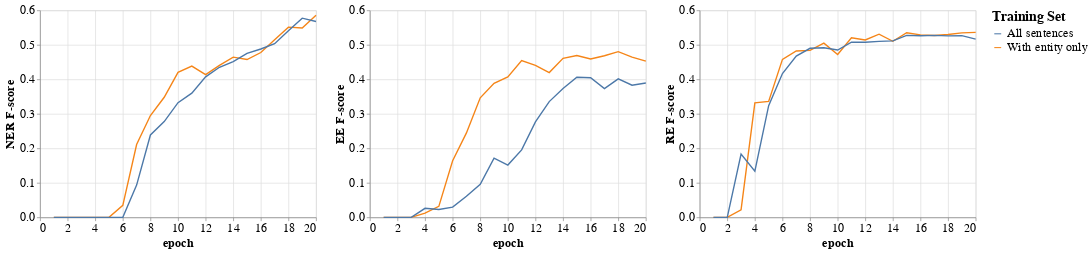

Here is the notebook cell this chart was saved with:
### Code cell
te_results_df = results_df[results_df["method"].isin(["KPM", "KPM*"])].copy()
te_results_df["method"] = te_results_df["method"].map({"KPM": "All sentences", "KPM*": "With entity only"})

ner_f1 = alt.Chart(te_results_df).mark_line().encode(
    x="epoch:Q",
    y=alt.Y("f1_ner:Q", title="NER F-score", scale=alt.Scale(domain=[0, 0.6])),
    color=alt.Color("method:N", title="Training Set")
)

term_f1 = alt.Chart(te_results_df).mark_line().encode(
    x="epoch:Q",
    y=alt.Y("f1_term:Q", title="EE F-score", scale=alt.Scale(domain=[0, 0.6])),
    color=alt.Color("method:N", title="Training Set")
)

rel_f1 = alt.Chart(te_results_df).mark_line().encode(
    x="epoch:Q",
    y=alt.Y("f1_rel:Q", title="RE F-score", scale=alt.Scale(domain=[0, 0.6])),
    color=alt.Color("method:N", title="Training Set")
)

all_charts = ner_f1 | term_f1 | rel_f1

all_charts.configure_axis(
    titleFont="Times New Roman",
    titleFontSize=18,
    labelFont="Times New Roman",
    labelFontSize=18
).configure_legend(
    titleFont="Times New Roman",
    titleFontSize=20,
    labelFont="Times New Roman",
    labelFontSize=18
)

### Figure 1 — Vega-Lite specification as saved in the notebook (floating-point values rounded to 4 significant figures)
{"config": {"view": {"continuousWidth": 400, "continuousHeight": 300}, "axis": {"labelFont": "Times New Roman", "labelFontSize": 18, "titleFont": "Times New Roman", "titleFontSize": 18}, "legend": {"labelFont": "Times New Roman", "labelFontSize": 18, "titleFont": "Times New Roman", "titleFontSize": 20}}, "hconcat": [{"mark": "line", "encoding": {"color": {"type": "nominal", "field": "method", "title": "Training Set"}, "x": {"type": "quantitative", "field": "epoch"}, "y": {"type": "quantitative", "field": "f1_ner", "scale": {"domain": [0, 0.6]}, "title": "NER F-score"}}}, {"mark": "line", "encoding": {"color": {"type": "nominal", "field": "method", "title": "Training Set"}, "x": {"type": "quantitative", "field": "epoch"}, "y": {"type": "quantitative", "field": "f1_term", "scale": {"domain": [0, 0.6]}, "title": "EE F-score"}}}, {"mark": "line", "encoding": {"color": {"type": "nominal", "field": "method", "title": "Training Set"}, "x": {"type": "quantitative", "field": "epoch"}, "y": {"type": "quantitative", "field": "f1_rel", "scale": {"domain": [0, 0.6]}, "title": "RE F-score"}}}], "data": {"name": "data-1e9ecb5697c5ac9bc28637dbf161d151"}, "$schema": "https://vega.github.io/schema/vega-lite/v4.8.1.json", "datasets": {"data-1e9ecb5697c5ac9bc28637dbf161d151": [{"val_loss": 15.3, "val_crf_ner_loss": 10.18, "val_crf_term_loss": 4.664, "val_cls_rel_loss": 0.4553, "loss": 13.77, "crf_ner_loss": 9.442, "crf_term_loss": 3.893, "cls_rel_loss": 0.439, "f1_ner": 0.0, "f1_term": 0.0, "f1_rel": 0.0, "epoch": 1, "method": "With entity only"}, {"val_loss": 15.09, "val_crf_ner_loss": 10.04, "val_crf_term_loss": 4.624, "val_cls_rel_loss": 0.4217, "loss": 14.39, "crf_ner_loss": 9.722, "crf_term_loss": 4.309, "cls_rel_loss": 0.3604, "f1_ner": 0.0, "f1_term": 0.0, "f1_rel": 0.0, "epoch": 2, "method": "With entity only"}, {"val_loss": 14.87, "val_crf_ner_loss": 9.945, "val_crf_term_loss": 4.53, "val_cls_rel_loss": 0.3932, "loss": 12.41, "crf_ner_loss": 8.338, "crf_term_loss": 3.782, "cls_rel_loss": 0.2947, "f1_ner": 0.0, "f1_term": 0.0, "f1_rel": 0.02193, "epoch": 3, "method": "With entity only"}, {"val_loss": 14.64, "val_crf_ner_loss": 9.838, "val_crf_term_loss": 4.464, "val_cls_rel_loss": 0.3422, "loss": 12.45, "crf_ner_loss": 8.426, "crf_term_loss": 3.728, "cls_rel_loss": 0.2982, "f1_ner": 0.0, "f1_term": 0.01237, "f1_rel": 0.332, "epoch": 4, "method": "With entity only"}, {"val_loss": 14.48, "val_crf_ner_loss": 9.733, "val_crf_term_loss": 4.437, "val_cls_rel_loss": 0.3132, "loss": 12.6, "crf_ner_loss": 8.551, "crf_term_loss": 3.791, "cls_rel_loss": 0.2572, "f1_ner": 0.0, "f1_term": 0.03186, "f1_rel": 0.336, "epoch": 5, "method": "With entity only"}, {"val_loss": 14.29, "val_crf_ner_loss": 9.629, "val_crf_term_loss": 4.376, "val_cls_rel_loss": 0.2803, "loss": 11.8, "crf_ner_loss": 8.021, "crf_term_loss": 3.539, "cls_rel_loss": 0.2421, "f1_ner": 0.0349, "f1_term": 0.1642, "f1_rel": 0.458, "epoch": 6, "method": "With entity only"}, {"val_loss": 14.19, "val_crf_ner_loss": 9.552, "val_crf_term_loss": 4.375, "val_cls_rel_loss": 0.264, "loss": 15.42, "crf_ner_loss": 10.54, "crf_term_loss": 4.652, "cls_rel_loss": 0.227, "f1_ner": 0.2111, "f1_term": 0.2448, "f1_rel": 0.4822, "epoch": 7, "method": "With entity only"}, {"val_loss": 14.1, "val_crf_ner_loss": 9.497, "val_crf_term_loss": 4.346, "val_cls_rel_loss": 0.2564, "loss": 13.52, "crf_ner_loss": 9.213, "crf_term_loss": 4.079, "cls_rel_loss": 0.2282, "f1_ner": 0.2951, "f1_term": 0.3465, "f1_rel": 0.4842, "epoch": 8, "method": "With entity only"}, {"val_loss": 14.05, "val_crf_ner_loss": 9.459, "val_crf_term_loss": 4.337, "val_cls_rel_loss": 0.2564, "loss": 12.49, "crf_ner_loss": 8.513, "crf_term_loss": 3.77, "cls_rel_loss": 0.203, "f1_ner": 0.348, "f1_term": 0.3886, "f1_rel": 0.505, "epoch": 9, "method": "With entity only"}, {"val_loss": 14.03, "val_crf_ner_loss": 9.426, "val_crf_term_loss": 4.339, "val_cls_rel_loss": 0.2641, "loss": 11.87, "crf_ner_loss": 8.101, "crf_term_loss": 3.58, "cls_rel_loss": 0.1912, "f1_ner": 0.4203, "f1_term": 0.4071, "f1_rel": 0.472, "epoch": 10, "method": "With entity only"}, {"val_loss": 13.97, "val_crf_ner_loss": 9.398, "val_crf_term_loss": 4.321, "val_cls_rel_loss": 0.2532, "loss": 12.67, "crf_ner_loss": 8.674, "crf_term_loss": 3.809, "cls_rel_loss": 0.191, "f1_ner": 0.4384, "f1_term": 0.4543, "f1_rel": 0.5206, "epoch": 11, "method": "With entity only"}, {"val_loss": 13.97, "val_crf_ner_loss": 9.376, "val_crf_term_loss": 4.348, "val_cls_rel_loss": 0.2427, "loss": 11.88, "crf_ner_loss": 8.128, "crf_term_loss": 3.569, "cls_rel_loss": 0.1828, "f1_ner": 0.4135, "f1_term": 0.4404, "f1_rel": 0.5142, "epoch": 12, "method": "With entity only"}, {"val_loss": 13.93, "val_crf_ner_loss": 9.349, "val_crf_term_loss": 4.345, "val_cls_rel_loss": 0.2399, "loss": 12.42, "crf_ner_loss": 8.503, "crf_term_loss": 3.724, "cls_rel_loss": 0.1925, "f1_ner": 0.4404, "f1_term": 0.4196, "f1_rel": 0.531, "epoch": 13, "method": "With entity only"}, {"val_loss": 13.89, "val_crf_ner_loss": 9.325, "val_crf_term_loss": 4.326, "val_cls_rel_loss": 0.2383, "loss": 12.86, "crf_ner_loss": 8.789, "crf_term_loss": 3.871, "cls_rel_loss": 0.1979, "f1_ner": 0.4642, "f1_term": 0.4609, "f1_rel": 0.5104, "epoch": 14, "method": "With entity only"}, {"val_loss": 13.88, "val_crf_ner_loss": 9.303, "val_crf_term_loss": 4.334, "val_cls_rel_loss": 0.2399, "loss": 11.92, "crf_ner_loss": 8.164, "crf_term_loss": 3.589, "cls_rel_loss": 0.1655, "f1_ner": 0.4575, "f1_term": 0.4691, "f1_rel": 0.535, "epoch": 15, "method": "With entity only"}, {"val_loss": 13.85, "val_crf_ner_loss": 9.282, "val_crf_term_loss": 4.333, "val_cls_rel_loss": 0.2364, "loss": 10.78, "crf_ner_loss": 7.349, "crf_term_loss": 3.265, "cls_rel_loss": 0.1699, "f1_ner": 0.4778, "f1_term": 0.4589, "f1_rel": 0.5289, "epoch": 16, "method": "With entity only"}, {"val_loss": 13.84, "val_crf_ner_loss": 9.26, "val_crf_term_loss": 4.334, "val_cls_rel_loss": 0.2431, "loss": 13.71, "crf_ner_loss": 9.402, "crf_term_loss": 4.127, "cls_rel_loss": 0.1801, "f1_ner": 0.5148, "f1_term": 0.4685, "f1_rel": 0.527, "epoch": 17, "method": "With entity only"}, {"val_loss": 13.79, "val_crf_ner_loss": 9.239, "val_crf_term_loss": 4.309, "val_cls_rel_loss": 0.2385, "loss": 11.17, "crf_ner_loss": 7.633, "crf_term_loss": 3.373, "cls_rel_loss": 0.1599, "f1_ner": 0.5514, "f1_term": 0.4803, "f1_rel": 0.5302, "epoch": 18, "method": "With entity only"}, {"val_loss": 13.81, "val_crf_ner_loss": 9.219, "val_crf_term_loss": 4.346, "val_cls_rel_loss": 0.24, "loss": 11.83, "crf_ner_loss": 8.086, "crf_term_loss": 3.569, "cls_rel_loss": 0.1741, "f1_ner": 0.549, "f1_term": 0.4647, "f1_rel": 0.5345, "epoch": 19, "method": "With entity only"}, {"val_loss": 13.81, "val_crf_ner_loss": 9.205, "val_crf_term_loss": 4.366, "val_cls_rel_loss": 0.2354, "loss": 12.59, "crf_ner_loss": 8.617, "crf_term_loss": 3.806, "cls_rel_loss": 0.1707, "f1_ner": 0.5858, "f1_term": 0.453, "f1_rel": 0.536, "epoch": 20, "method": "With entity only"}, {"val_loss": 15.56, "val_crf_ner_loss": 10.22, "val_crf_term_loss": 4.834, "val_cls_rel_loss": 0.5062, "loss": 14.62, "crf_ner_loss": 10.02, "crf_term_loss": 4.185, "cls_rel_loss": 0.4092, "f1_ner": 0.0, "f1_term": 0.0, "f1_rel": 0.0, "epoch": 1, "method": "All sentences"}, {"val_loss": 15.2, "val_crf_ner_loss": 10.1, "val_crf_term_loss": 4.648, "val_cls_rel_loss": 0.4514, "loss": 14.34, "crf_ner_loss": 9.808, "crf_term_loss": 4.237, "cls_rel_loss": 0.2962, "f1_ner": 0.0, "f1_term": 0.0, "f1_rel": 0.0, "epoch": 2, "method": "All sentences"}, {"val_loss": 14.93, "val_crf_ner_loss": 9.958, "val_crf_term_loss": 4.573, "val_cls_rel_loss": 0.3968, "loss": 13.45, "crf_ner_loss": 9.178, "crf_term_loss": 3.992, "cls_rel_loss": 0.2793, "f1_ner": 0.0, "f1_term": 0.0, "f1_rel": 0.1835, "epoch": 3, "method": "All sentences"}, {"val_loss": 14.76, "val_crf_ner_loss": 9.874, "val_crf_term_loss": 4.516, "val_cls_rel_loss": 0.3717, "loss": 13.71, "crf_ner_loss": 9.378, "crf_term_loss": 4.081, "cls_rel_loss": 0.252, "f1_ner": 0.0, "f1_term": 0.0262, "f1_rel": 0.1341, "epoch": 4, "method": "All sentences"}, {"val_loss": 14.58, "val_crf_ner_loss": 9.767, "val_crf_term_loss": 4.479, "val_cls_rel_loss": 0.3315, "loss": 13.33, "crf_ner_loss": 9.158, "crf_term_loss": 3.955, "cls_rel_loss": 0.2192, "f1_ner": 0.0, "f1_term": 0.0227, "f1_rel": 0.3236, "epoch": 5, "method": "All sentences"}, {"val_loss": 14.44, "val_crf_ner_loss": 9.674, "val_crf_term_loss": 4.463, "val_cls_rel_loss": 0.3002, "loss": 14.04, "crf_ner_loss": 9.639, "crf_term_loss": 4.181, "cls_rel_loss": 0.2243, "f1_ner": 0.0, "f1_term": 0.02977, "f1_rel": 0.4169, "epoch": 6, "method": "All sentences"}, {"val_loss": 14.34, "val_crf_ner_loss": 9.602, "val_crf_term_loss": 4.455, "val_cls_rel_loss": 0.2786, "loss": 13.47, "crf_ner_loss": 9.256, "crf_term_loss": 4.023, "cls_rel_loss": 0.192, "f1_ner": 0.09342, "f1_term": 0.06108, "f1_rel": 0.4676, "epoch": 7, "method": "All sentences"}, {"val_loss": 14.25, "val_crf_ner_loss": 9.55, "val_crf_term_loss": 4.433, "val_cls_rel_loss": 0.2657, "loss": 10.86, "crf_ner_loss": 7.418, "crf_term_loss": 3.245, "cls_rel_loss": 0.2011, "f1_ner": 0.2388, "f1_term": 0.09577, "f1_rel": 0.4901, "epoch": 8, "method": "All sentences"}, {"val_loss": 14.17, "val_crf_ner_loss": 9.511, "val_crf_term_loss": 4.393, "val_cls_rel_loss": 0.2662, "loss": 11.57, "crf_ner_loss": 7.916, "crf_term_loss": 3.477, "cls_rel_loss": 0.182, "f1_ner": 0.2775, "f1_term": 0.1713, "f1_rel": 0.4917, "epoch": 9, "method": "All sentences"}, {"val_loss": 14.13, "val_crf_ner_loss": 9.476, "val_crf_term_loss": 4.394, "val_cls_rel_loss": 0.2647, "loss": 12.73, "crf_ner_loss": 8.732, "crf_term_loss": 3.827, "cls_rel_loss": 0.1716, "f1_ner": 0.3324, "f1_term": 0.1516, "f1_rel": 0.4849, "epoch": 10, "method": "All sentences"}, {"val_loss": 14.11, "val_crf_ner_loss": 9.441, "val_crf_term_loss": 4.41, "val_cls_rel_loss": 0.2589, "loss": 13.5, "crf_ner_loss": 9.286, "crf_term_loss": 4.041, "cls_rel_loss": 0.1706, "f1_ner": 0.3599, "f1_term": 0.1956, "f1_rel": 0.5081, "epoch": 11, "method": "All sentences"}, {"val_loss": 14.08, "val_crf_ner_loss": 9.409, "val_crf_term_loss": 4.402, "val_cls_rel_loss": 0.2653, "loss": 13.33, "crf_ner_loss": 9.172, "crf_term_loss": 3.996, "cls_rel_loss": 0.1626, "f1_ner": 0.4073, "f1_term": 0.2765, "f1_rel": 0.5076, "epoch": 12, "method": "All sentences"}, {"val_loss": 14.03, "val_crf_ner_loss": 9.384, "val_crf_term_loss": 4.39, "val_cls_rel_loss": 0.2513, "loss": 10.94, "crf_ner_loss": 7.479, "crf_term_loss": 3.275, "cls_rel_loss": 0.181, "f1_ner": 0.4349, "f1_term": 0.3355, "f1_rel": 0.51, "epoch": 13, "method": "All sentences"}, {"val_loss": 13.96, "val_crf_ner_loss": 9.36, "val_crf_term_loss": 4.347, "val_cls_rel_loss": 0.25, "loss": 13.67, "crf_ner_loss": 9.416, "crf_term_loss": 4.106, "cls_rel_loss": 0.15, "f1_ner": 0.4516, "f1_term": 0.3737, "f1_rel": 0.5115, "epoch": 14, "method": "All sentences"}, {"val_loss": 13.93, "val_crf_ner_loss": 9.337, "val_crf_term_loss": 4.344, "val_cls_rel_loss": 0.2509, "loss": 11.91, "crf_ner_loss": 8.183, "crf_term_loss": 3.573, "cls_rel_loss": 0.1506, "f1_ner": 0.4752, "f1_term": 0.406, "f1_rel": 0.5276, "epoch": 15, "method": "All sentences"}, {"val_loss": 13.93, "val_crf_ner_loss": 9.317, "val_crf_term_loss": 4.367, "val_cls_rel_loss": 0.2445, "loss": 12.97, "crf_ner_loss": 8.915, "crf_term_loss": 3.899, "cls_rel_loss": 0.1563, "f1_ner": 0.488, "f1_term": 0.4046, "f1_rel": 0.5265, "epoch": 16, "method": "All sentences"}, {"val_loss": 13.9, "val_crf_ner_loss": 9.293, "val_crf_term_loss": 4.348, "val_cls_rel_loss": 0.2588, "loss": 13.47, "crf_ner_loss": 9.277, "crf_term_loss": 4.027, "cls_rel_loss": 0.1615, "f1_ner": 0.5033, "f1_term": 0.3732, "f1_rel": 0.5273, "epoch": 17, "method": "All sentences"}, {"val_loss": 13.9, "val_crf_ner_loss": 9.276, "val_crf_term_loss": 4.361, "val_cls_rel_loss": 0.2634, "loss": 11.41, "crf_ner_loss": 7.849, "crf_term_loss": 3.417, "cls_rel_loss": 0.1395, "f1_ner": 0.5407, "f1_term": 0.4015, "f1_rel": 0.5261, "epoch": 18, "method": "All sentences"}, {"val_loss": 13.9, "val_crf_ner_loss": 9.257, "val_crf_term_loss": 4.384, "val_cls_rel_loss": 0.2547, "loss": 11.41, "crf_ner_loss": 7.842, "crf_term_loss": 3.436, "cls_rel_loss": 0.1368, "f1_ner": 0.5773, "f1_term": 0.3829, "f1_rel": 0.5267, "epoch": 19, "method": "All sentences"}, {"val_loss": 13.88, "val_crf_ner_loss": 9.246, "val_crf_term_loss": 4.376, "val_cls_rel_loss": 0.2559, "loss": 13.86, "crf_ner_loss": 9.544, "crf_term_loss": 4.178, "cls_rel_loss": 0.1383, "f1_ner": 0.5676, "f1_term": 0.3893, "f1_rel": 0.5167, "epoch": 20, "method": "All sentences"}]}}
